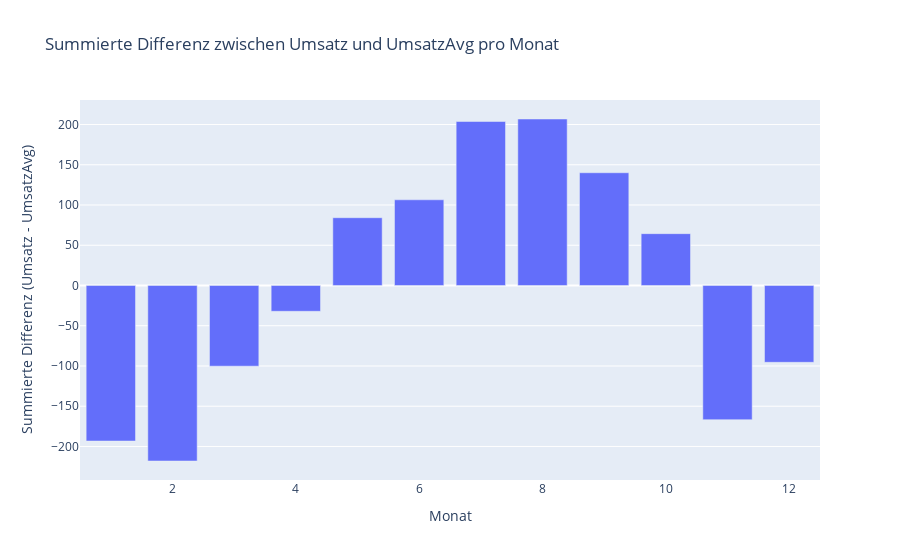

This figure's notebook cell:
### Code cell
avg_umsatz_jahr['Differenz'] = avg_umsatz_jahr['Umsatz'] - avg_umsatz_jahr['UmsatzAvg']
df_grouped = avg_umsatz_jahr.groupby('Monat')['Differenz'].sum().reset_index()

fig = px.bar(df_grouped, x='Monat', y='Differenz', 
             title='Summierte Differenz zwischen Umsatz und UmsatzAvg pro Monat',
             labels={'Monat': 'Monat', 'Differenz': 'Summierte Differenz (Umsatz - UmsatzAvg)'})

fig.show()

### Figure 1 — Plotly figure (JSON) as saved in the notebook; plotly's stock layout.template omitted (floating-point values rounded to 4 significant figures)
{"data": [{"alignmentgroup": "True", "hovertemplate": "Monat=%{x}<br>Summierte Differenz (Umsatz - UmsatzAvg)=%{y}<extra></extra>", "legendgroup": "", "marker": {"color": "#636efa", "pattern": {"shape": ""}}, "name": "", "offsetgroup": "", "orientation": "v", "showlegend": false, "textposition": "auto", "type": "bar", "x": [1, 2, 3, 4, 5, 6, 7, 8, 9, 10, 11, 12], "xaxis": "x", "y": [-193.3, -218.1, -100.2, -32.06, 84.22, 106.5, 203.7, 206.9, 140.1, 64.39, -166.7, -95.45], "yaxis": "y"}], "layout": {"barmode": "relative", "legend": {"tracegroupgap": 0}, "title": {"text": "Summierte Differenz zwischen Umsatz und UmsatzAvg pro Monat"}, "xaxis": {"anchor": "y", "domain": [0, 1], "title": {"text": "Monat"}}, "yaxis": {"anchor": "x", "domain": [0, 1], "title": {"text": "Summierte Differenz (Umsatz - UmsatzAvg)"}}}}
